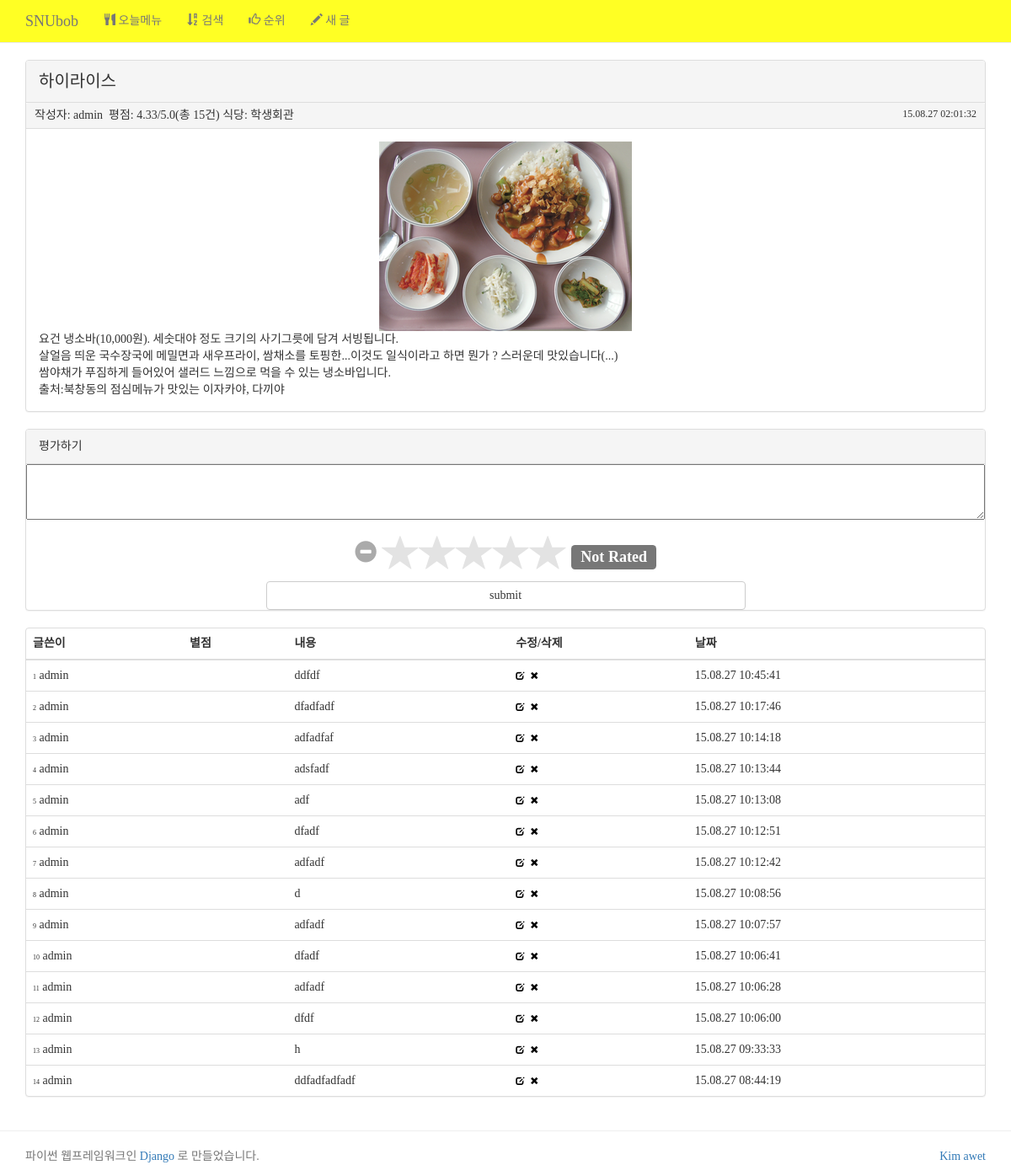
The app's page /bobshow/1/ with its own data.
### bobshow/models.py (models this page shows, shortened)
class Bob(models.Model):
    author = models.ForeignKey(settings.AUTH_USER_MODEL)
    name = models.CharField(max_length=100)
    image = models.ImageField(blank=True, null=True, upload_to=random_name_upload_to)
    content = models.TextField(blank=True, null=True,)
    created_at = models.DateTimeField(auto_now_add=True)
    updated_at = models.DateTimeField(auto_now=True)
    place = models.ForeignKey('Place')
    star = models.PositiveSmallIntegerField()
    score = models.FloatField()

class Place(models.Model):
    name = models.CharField(max_length=20)
    def __str__(self):
        return self.name

class Comment(models.Model):
    author = models.ForeignKey(settings.AUTH_USER_MODEL)
    bob = models.ForeignKey(Bob)
    star = models.IntegerField()
    content = models.TextField()
    created_at = models.DateTimeField(auto_now_add=True)
    updated_at = models.DateTimeField(auto_now=True)
    class Meta:
        ordering = ('-pk', )

### bobshow/views.py (the view)
# urls.py: url(r'^(?P<pk>\d+)/$', 'bobshow.views.detail', name='detail'),
def detail(request, pk):
    bob = get_object_or_404(Bob, pk=pk)
    comment_form = CommentForm(auto_id=False)
    return render(request, "bobshow/detail.html", {
        'bob': bob, 'comment_form': comment_form,
        })

### bobshow/forms.py
class CommentForm(forms.ModelForm):
    class Meta:
        model = Comment
        fields = ('content', 'star' )

### bobshow/templates/bobshow/detail.html (shortened to what this page needs)
{% extends "layout.html" %}
{% block content %}
<div class="container">
    <div class="row">
        <div class="col-sm-12">
            <div class="panel panel-default">
                <div class="panel-heading" style="font-size:20px;">
                    {{ bob.name|safe }}
                </div>
                 <div class="panel-heading" style="padding:5px 10px 5px 10px">
                    <span>작성자: {{ bob.author}}&nbsp;</span>
                    <span>평점:&nbsp;{{ bob.score}}/5.0(총 {{ bob.comment_set.count|add:"1"}}건)</span>
                    <span>식당: {{ bob.place }}</span>
                    <span style="float:right"class="date">{{ bob.created_at|date:"y.m.d H:i:s" }}</span>
                </div>
                <div class="panel-body">
                    {% if bob.image %}
                        <div class="text-center"><img src="{{ bob.image.url }}" /></div>
                    {% else %}
                        {% load static %}
                    {% endif %}
                    {{ bob.content|linebreaksbr }}
                </div>
            </div>
            <div class="panel panel-default">
                <div class="panel-heading">평가하기</div>
                <form id="comment_form" class = "form-inline" action="{% url "bobshow:comment_new" bob.pk %}" method="POST">
                    <div class="form-group text-center">
                        {{ comment_form }}
                        <input id="addComment" type="submit" value="submit" class="btn btn-default"/>
                    </div>
                </form>
            </div>
            <div class="panel panel-default">
                  <table class="table" id="comment_list">
                    <thead>
                      <tr>
                        <th>글쓴이</th>
                        <th>별점</th>
                        <th>내용</th>
                        <th>수정/삭제</th>
                        <th>날짜</th>
                      </tr>
                    </thead>
                    <tbody>
                        {% for comment  in bob.comment_set.all %}
                            {% include "bobshow/comment_row.html" %}
                        {% empty %}
                            <tr><td>등록된 댓글이 없습니다.</td></tr>
                        {% endfor %}
                    </tbody>
                  </table>
            </div>
            </div>
        </div>
    </div>
{% endblock %}

### bobshow/templates/bobshow/comment_row.html
<tr>
  <td>
    {% if forloop.counter %}
      <span style="font-size:8px">{{ forloop.counter }}</span>
   {% else %}
      <span style="color:red; font-family:bold">new</span>
   {% endif %}
    {{ comment.author }}
  </td>
  <td class="stars">{{ comment.star }}</td>
  <td>{{ comment.content }}</td>
  <td>
      <a href=""><span class="icon glyphicon glyphicon-edit" aria-hidden="true"></span></a>
      <a href=""data-comment-id="comment_{{ comment.pk }}" id="delete_comment">&nbsp;<span class="icon glyphicon glyphicon-remove" aria-hidden="true"></span></a>
  </td>
  <td>{{ comment.created_at|date:"y.m.d H:i:s" }}</td>
</tr>

### snubob/static/layout.css (style rules this page uses)
body { padding-top: 70px; padding-bottom: 30px; }

### snubob/templates/layout.html (style rules this page uses)
* { font-family: "나눔고딕"; }
html, body { height:100%; }

### bobshow/templates/bobshow/detail.html (style rules this page uses)
#addComment { width:50%; }
.icon { color: black; font-size:10px; }
.date { font-size: 12px; }
.form-group { width:100%; margin-bottom: 10px; }

### records on screen
Bob: name "하이라이스", author "admin", score "4.33", comment_set.count|add "15", place "학생회관", created_at "15.08.27 02:01:32", image (picture), content "요건 냉소바(10,000원). 세숫대야 정도 크기의 사기그릇에 담겨 서빙됩니다. 살얼음 띄운 국수장국에 메밀면과 새우프라이, 쌈채소를 토핑한...이것도 일식이라고 하면 뭔가 ? 스러운데 맛있습니다(...) 쌈야채가 푸짐하게 들어있어 샐러드 느낌으로 먹을 수 있는 냉소바입니다. 출처:북창동의 점심메뉴가 맛있는 이자카야, 다끼야"
Comment: author "admin", content "ddfdf", created_at "15.08.27 10:45:41"
Comment: author "admin", content "dfadfadf", created_at "15.08.27 10:17:46"
Comment: author "admin", content "adfadfaf", created_at "15.08.27 10:14:18"
Comment: author "admin", content "adsfadf", created_at "15.08.27 10:13:44"
Comment: author "admin", content "adf", created_at "15.08.27 10:13:08"
Comment: author "admin", content "dfadf", created_at "15.08.27 10:12:51"
Comment: author "admin", content "adfadf", created_at "15.08.27 10:12:42"
Comment: author "admin", content "d", created_at "15.08.27 10:08:56"
Comment: author "admin", content "adfadf", created_at "15.08.27 10:07:57"
Comment: author "admin", content "dfadf", created_at "15.08.27 10:06:41"
Comment: author "admin", content "adfadf", created_at "15.08.27 10:06:28"
Comment: author "admin", content "dfdf", created_at "15.08.27 10:06:00"
Comment: author "admin", content "h", created_at "15.08.27 09:33:33"
Comment: author "admin", content "ddfadfadfadf", created_at "15.08.27 08:44:19"
